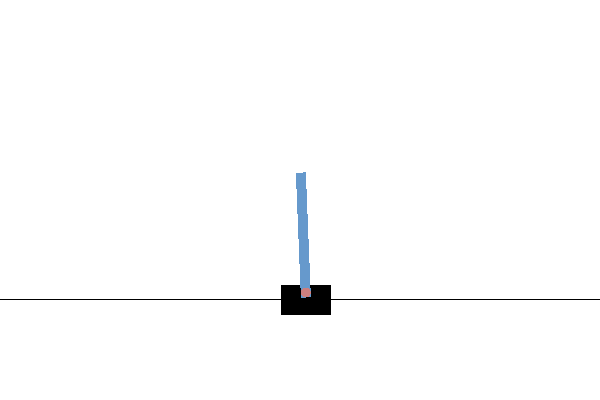
#> input picture images/test/img1.png, 600 x 400 px
$ python cv_test.py   (older library calls are emulated)
#> lines starting #> are read from the running program, lines starting #| are printed output that depends on the picture; after the words box and inside, x2 and y2 are one past the last pixel; in counts of white or black regions, pixels touching at a corner belong together
import cv2 as cv
import numpy as np

# define seven colors
colors = [(0, 0, 255), (0, 255, 0), (255, 0, 0),
          (255, 255, 0), (255, 0, 255), (0, 255, 255), (0, 0, 0)]

img1 = cv.imread('images/test/img1.png')
#> img1 is the input picture: shape (400, 600, 3); mean B, G, R 252.7, 252.4, 252.2
img1_gray = cv.cvtColor(img1, cv.COLOR_BGR2GRAY)

# [5 lines of commented-out code are left out]

img2 = cv.imread('images/test/img2.png')
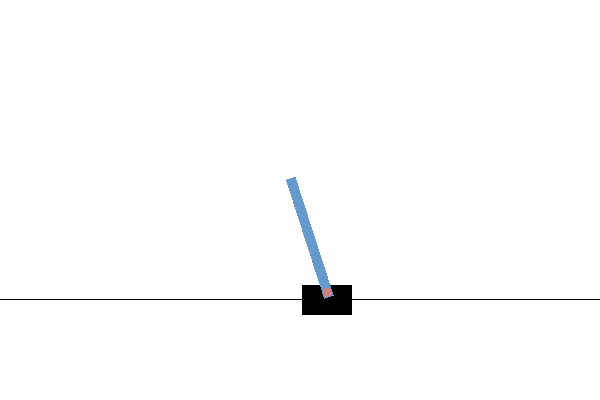
#> input picture images/test/img2.png, 600 x 400 px
#> img2 is the input picture: shape (400, 600, 3); mean B, G, R 252.7, 252.4, 252.2
img2_gray = cv.cvtColor(img2, cv.COLOR_BGR2GRAY)

# [8 lines of commented-out code are left out]

diff_gray = cv.absdiff(img1_gray, img2_gray)
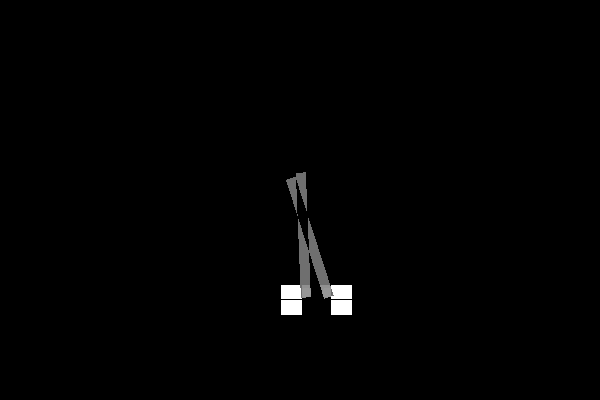
#> diff_gray: shape (400, 600); min 0, max 255, mean 2.1
diff = cv.cvtColor(diff_gray, cv.COLOR_GRAY2BGR)

diff_blurred = cv.GaussianBlur(diff_gray, (5, 5), 0)
# ret, thresh = cv.threshold(img1_blurred, 127, 255, 0)
edges = cv.Canny(diff_blurred, 50, 150, apertureSize=3)
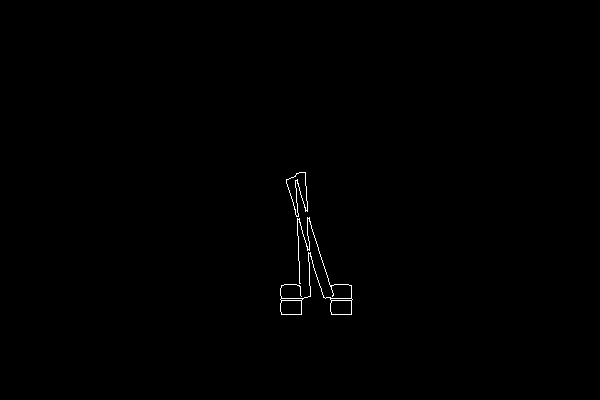
#> edges: shape (400, 600); 0.32% white in thin lines or dots, all inside (x1, y1, x2, y2) = (280, 172, 353, 315)
im, contours, hierarchy = cv.findContours(edges, cv.RETR_EXTERNAL, cv.CHAIN_APPROX_SIMPLE)
#> contours = 2 contours; box (x1, y1, x2, y2) and area: (280, 217, 353, 315) 684, (286, 172, 308, 217) 444
# cv.drawContours(img1, contours, -1, (0, 0, 255), 1)
print('Objects detected: ', len(contours))
#| Objects detected:  2
for i in range(len(contours)):
    cv.drawContours(diff, contours, i, colors[i], 1)
#> this loop made 2 passes
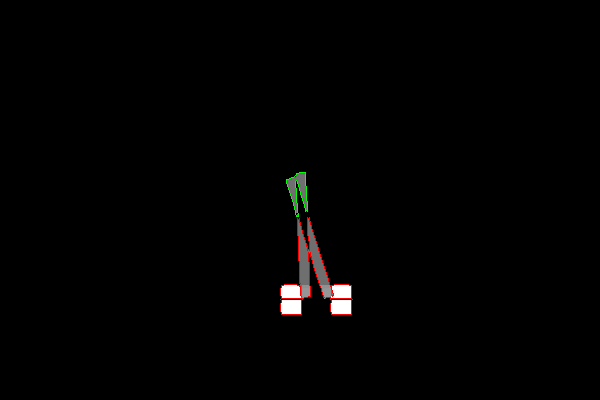
#> diff: shape (400, 600, 3); mean B, G, R 1.8, 2, 2.4
res = diff

cv.imshow('res', res)
if cv.waitKey(0) == 32:
#> (key Esc is pressed here)
    cv.destroyAllWindows()
